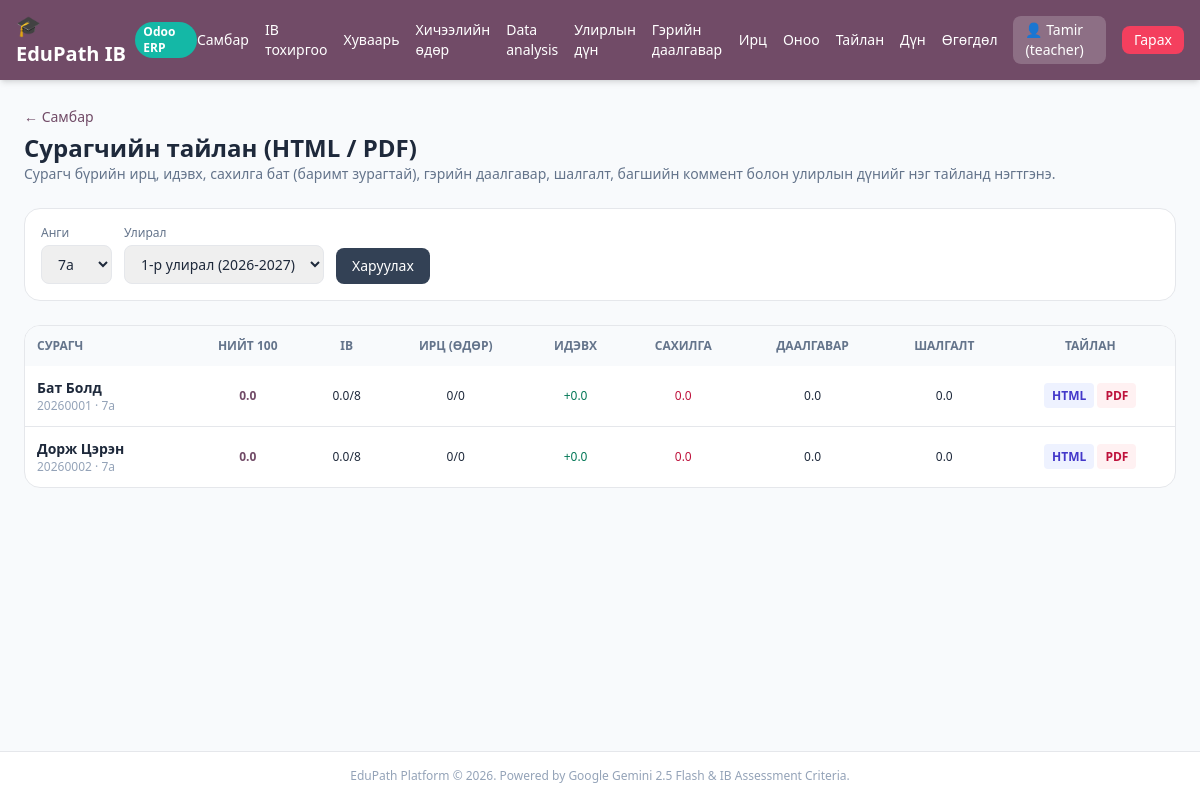
The page /teacher/reports (signed in) on the database its author committed.
### tables this page shows
CREATE TABLE users (
        id INTEGER PRIMARY KEY AUTOINCREMENT,
        username TEXT UNIQUE,
        password TEXT,
        role TEXT,
        gemini_api_key TEXT
    , deepseek_api_key TEXT, grade TEXT, name TEXT, surname TEXT, student_code TEXT, email TEXT, gender TEXT, phone TEXT, instagram TEXT, photo_path TEXT);

### app.py (the view)
@app.get("/teacher/reports", response_class=HTMLResponse)
def teacher_reports_page(
    request: Request, grade: Optional[str] = None, term_id: Optional[int] = None,
    user: dict = Depends(get_current_user), db: sqlite3.Connection = Depends(get_db),
):
    if not user or user["role"] != "teacher":
        return RedirectResponse("/login")
    grades = _grades_with_students(db)
    terms = _all_terms(db)
    selected_grade = grade or (grades[0] if grades else "")
    selected_term = term_id or next(
        (t["id"] for t in terms if t["is_active"]), terms[0]["id"] if terms else 0
    )
    rows = []
    for student in _students_for_grade_name(db, selected_grade):
        report = _term_report(db, student["id"], selected_term)
        if report:
            rows.append(report)
    return templates.TemplateResponse(
        request=request, name="teacher_reports.html",
        context={
            "user": user, "grades": grades, "terms": terms,
            "selected_grade": selected_grade, "selected_term": selected_term, "rows": rows,
        },
    )

### templates/teacher_reports.html (shortened to what this page needs)
{% extends "base.html" %}
{% block content %}
<div class="space-y-6">
  <div>
    <a href="/teacher" class="text-sm text-[#714B67] hover:underline">&larr; Самбар</a>
    <h1 class="text-2xl font-black mt-1">Сурагчийн тайлан (HTML / PDF)</h1>
    <p class="text-sm text-slate-500">Сурагч бүрийн ирц, идэвх, сахилга бат (баримт зурагтай), гэрийн даалгавар, шалгалт, багшийн коммент болон улирлын дүнийг нэг тайланд нэгтгэнэ.</p>
  </div>
  <form method="GET" action="/teacher/reports" class="bg-white p-4 rounded-2xl border flex flex-wrap gap-3 items-end">
    <div><label class="block text-xs text-slate-500 mb-1">Анги</label>
      <select name="grade" class="px-3 py-2 border rounded-lg text-sm">
        {% for g in grades %}<option value="{{ g }}" {% if g == selected_grade %}selected{% endif %}>{{ g }}</option>{% endfor %}
      </select>
    </div>
    <div><label class="block text-xs text-slate-500 mb-1">Улирал</label>
      <select name="term_id" class="px-3 py-2 border rounded-lg text-sm">
        {% for t in terms %}<option value="{{ t.id }}" {% if t.id == selected_term %}selected{% endif %}>{{ t.name }} ({{ t.school_year }})</option>{% endfor %}
      </select>
    </div>
    <button class="bg-slate-700 text-white px-4 py-2 rounded-lg text-sm">Харуулах</button>
  </form>
  <div class="bg-white rounded-2xl border overflow-hidden">
    <div class="overflow-x-auto">
      <table class="w-full text-xs">
        <thead class="bg-slate-50 text-slate-500 uppercase">
          <tr>
            <th class="p-3 text-left">Сурагч</th><th class="p-3">Нийт 100</th><th class="p-3">IB</th>
            <th class="p-3">Ирц (өдөр)</th><th class="p-3">Идэвх</th><th class="p-3">Сахилга</th>
            <th class="p-3">Даалгавар</th><th class="p-3">Шалгалт</th><th class="p-3">Тайлан</th>
          </tr>
        </thead>
        <tbody class="divide-y">
          {% for r in rows %}
          <tr class="hover:bg-slate-50">
            <td class="p-3">
              <div class="flex items-center gap-2">
                <div>
                  <div class="font-bold text-sm">{{ r.student.surname or '' }} {{ r.student.name or r.student.username }}</div>
                  <div class="text-slate-400">{{ r.student.student_code or r.student.username }} · {{ r.student.grade }}</div>
                </div>
              </div>
            </td>
            <td class="p-3 text-center font-black text-[#714B67]">{{ r.overall_100 }}</td>
            <td class="p-3 text-center">{{ r.overall_ib }}/8</td>
            <td class="p-3 text-center">{{ r.summary.present }}/{{ r.summary.present + r.summary.late + r.summary.absent }}</td>
            <td class="p-3 text-center text-emerald-700">+{{ r.summary.activity_total }}</td>
            <td class="p-3 text-center text-rose-700">{{ r.summary.discipline_total }}</td>
            <td class="p-3 text-center">{{ r.summary.homework_total }}</td>
            <td class="p-3 text-center">{{ r.summary.exam_average }}</td>
            <td class="p-3 text-center whitespace-nowrap">
              <a href="/teacher/reports/{{ r.student.id }}?term_id={{ selected_term }}" target="_blank" class="px-2 py-1 rounded bg-indigo-50 text-indigo-700 font-semibold">HTML</a>
              <a href="/teacher/reports/{{ r.student.id }}/pdf?term_id={{ selected_term }}" class="px-2 py-1 rounded bg-rose-50 text-rose-700 font-semibold">PDF</a>
            </td>
          </tr>
          {% else %}
          <tr><td colspan="9" class="p-8 text-center text-slate-400">Энэ ангид сурагч байхгүй байна.</td></tr>
          {% endfor %}
        </tbody>
      </table>
    </div>
  </div>
</div>
{% endblock %}

### templates/base.html (shortened to what this page needs)
<!DOCTYPE html>
<html lang="mn">
<head>
  <script src="https://cdn.tailwindcss.com"></script>
</head>
<body class="bg-slate-50 text-slate-800 min-h-screen flex flex-col">
  <nav class="bg-[#714B67] text-white shadow-md">
    <div class="max-w-7xl mx-auto px-4 py-3 flex justify-between items-center">
      <a href="/" class="flex items-center space-x-2 font-bold text-xl">
        <span>🎓 EduPath IB</span>
        <span class="text-xs bg-teal-500 text-white px-2 py-0.5 rounded-full">Odoo ERP</span>
      </a>
      <div class="flex items-center space-x-4 text-sm">
        {% if user %}
          {% if user.role == 'teacher' %}
            <a href="/teacher" class="hover:underline">Самбар</a>
            <a href="/teacher/setup" class="hover:underline">IB тохиргоо</a>
            <a href="/teacher/timetable" class="hover:underline">Хуваарь</a>
            <a href="/teacher/sessions" class="hover:underline">Хичээлийн өдөр</a>
            <a href="/teacher/data-analysis" class="hover:underline">Data analysis</a>
            <a href="/teacher/term-grades" class="hover:underline">Улирлын дүн</a>
            <a href="/teacher/homework" class="hover:underline">Гэрийн даалгавар</a>
            <a href="/teacher/attendance" class="hover:underline">Ирц</a>
            <a href="/teacher/scoring" class="hover:underline">Оноо</a>
            <a href="/teacher/reports" class="hover:underline">Тайлан</a>
            <a href="/scores" class="hover:underline">Дүн</a>
            <a href="/teacher/data-transfer" class="hover:underline">Өгөгдөл</a>
          {% else %}
            <a href="/student" class="hover:underline">Самбар</a>
            <a href="/student/data-analysis" class="hover:underline">Data analysis</a>
            <a href="/student/term-grades" class="hover:underline">Улирлын дүн</a>
            <a href="/student/report" class="hover:underline">Миний тайлан</a>
          {% endif %}
          <span class="bg-white/20 px-3 py-1 rounded-lg">👤 {{ user.name or user.username }} ({{ user.role }})</span>
          <a href="/logout" class="bg-rose-500 hover:bg-rose-600 px-3 py-1 rounded-lg transition">Гарах</a>
        {% endif %}
      </div>
    </div>
  </nav>
  <main class="flex-1 max-w-7xl w-full mx-auto p-6">
    {% block content %}{% endblock %}
  </main>
  <footer class="text-center py-4 text-xs text-slate-400 border-t bg-white">
    EduPath Platform &copy; 2026. Powered by Google Gemini 2.5 Flash & IB Assessment Criteria.
  </footer>
</body>
</html>

### rows shown on the page
users: username "Tamir", role "teacher"
users: student "Бат", student "Болд", student "20260001", student.grade "7a"
users: student "Дорж", student "Цэрэн", student "20260002", student.grade "7a"

### other values the page prints
{{ r.overall_100 }} "0.0" "0.0"
{{ r.overall_ib }} "0.0" "0.0"
{{ r.summary.present }} "0" "0"
{{ r.summary.present + r.summary.late + r.summary.absent }} "0" "0"
{{ r.summary.activity_total }} "0.0" "0.0"
{{ r.summary.discipline_total }} "0.0" "0.0"
{{ r.summary.homework_total }} "0.0" "0.0"
{{ r.summary.exam_average }} "0.0" "0.0"
form field grade "7a"
form field term_id "1-р улирал (2026-2027)"
